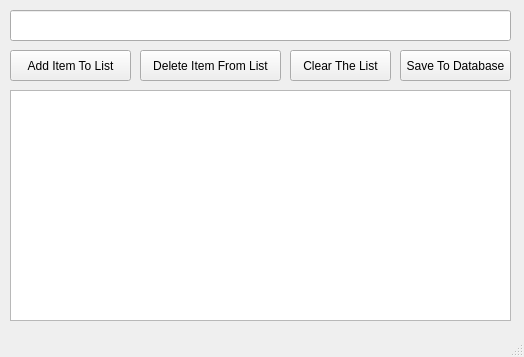
<?xml version="1.0" encoding="UTF-8"?>
<ui version="4.0">
 <class>MainWindow</class>
 <widget class="QMainWindow" name="MainWindow">
  <property name="geometry">
   <rect>
    <x>0</x>
    <y>0</y>
    <width>524</width>
    <height>357</height>
   </rect>
  </property>
  <property name="windowTitle">
   <string>To Do List</string>
  </property>
  <widget class="QWidget" name="centralwidget">
   <widget class="QPushButton" name="additem_pushButton">
    <property name="geometry">
     <rect>
      <x>10</x>
      <y>50</y>
      <width>121</width>
      <height>31</height>
     </rect>
    </property>
    <property name="text">
     <string>Add Item To List</string>
    </property>
   </widget>
   <widget class="QPushButton" name="deleteitem_pushButton_2">
    <property name="geometry">
     <rect>
      <x>140</x>
      <y>50</y>
      <width>141</width>
      <height>31</height>
     </rect>
    </property>
    <property name="text">
     <string>Delete Item From List</string>
    </property>
   </widget>
   <widget class="QPushButton" name="clearall_pushButton_3">
    <property name="geometry">
     <rect>
      <x>290</x>
      <y>50</y>
      <width>101</width>
      <height>31</height>
     </rect>
    </property>
    <property name="text">
     <string>Clear The List</string>
    </property>
   </widget>
   <widget class="QLineEdit" name="additem_lineEdit">
    <property name="geometry">
     <rect>
      <x>10</x>
      <y>10</y>
      <width>501</width>
      <height>31</height>
     </rect>
    </property>
   </widget>
   <widget class="QListWidget" name="mylist_listWidget">
    <property name="geometry">
     <rect>
      <x>10</x>
      <y>90</y>
      <width>501</width>
      <height>231</height>
     </rect>
    </property>
   </widget>
   <widget class="QPushButton" name="savedb_pushButton">
    <property name="geometry">
     <rect>
      <x>400</x>
      <y>50</y>
      <width>111</width>
      <height>31</height>
     </rect>
    </property>
    <property name="text">
     <string>Save To Database</string>
    </property>
   </widget>
  </widget>
  <widget class="QMenuBar" name="menubar">
   <property name="geometry">
    <rect>
     <x>0</x>
     <y>0</y>
     <width>524</width>
     <height>21</height>
    </rect>
   </property>
  </widget>
  <widget class="QStatusBar" name="statusbar"/>
 </widget>
 <resources/>
 <connections/>
</ui>
